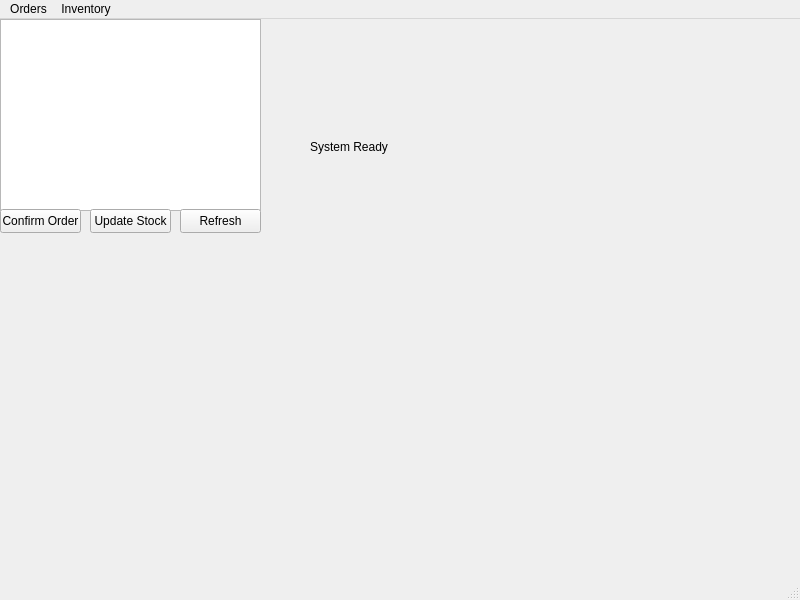
<?xml version="1.0" encoding="UTF-8"?>
<ui version="4.0">
 <class>MainWindow</class>
 <widget class="QMainWindow" name="MainWindow">
  <property name="geometry">
   <rect>
    <x>0</x>
    <y>0</y>
    <width>800</width>
    <height>600</height>
   </rect>
  </property>
  <property name="windowTitle">
   <string>MainWindow</string>
  </property>
  <widget class="QWidget" name="centralwidget">
   <widget class="QTableView" name="tableOrders">
    <property name="geometry">
     <rect>
      <x>0</x>
      <y>0</y>
      <width>261</width>
      <height>192</height>
     </rect>
    </property>
   </widget>
   <widget class="QPushButton" name="btnConfirmOrder">
    <property name="geometry">
     <rect>
      <x>0</x>
      <y>190</y>
      <width>81</width>
      <height>24</height>
     </rect>
    </property>
    <property name="text">
     <string>Confirm Order</string>
    </property>
   </widget>
   <widget class="QPushButton" name="btnUpdateStock">
    <property name="geometry">
     <rect>
      <x>90</x>
      <y>190</y>
      <width>81</width>
      <height>24</height>
     </rect>
    </property>
    <property name="text">
     <string>Update Stock</string>
    </property>
   </widget>
   <widget class="QPushButton" name="btnRefresh">
    <property name="geometry">
     <rect>
      <x>180</x>
      <y>190</y>
      <width>81</width>
      <height>24</height>
     </rect>
    </property>
    <property name="text">
     <string>Refresh</string>
    </property>
   </widget>
   <widget class="QLabel" name="lblAlerts">
    <property name="geometry">
     <rect>
      <x>310</x>
      <y>120</y>
      <width>111</width>
      <height>16</height>
     </rect>
    </property>
    <property name="text">
     <string>System Ready</string>
    </property>
   </widget>
  </widget>
  <widget class="QMenuBar" name="menubar">
   <property name="geometry">
    <rect>
     <x>0</x>
     <y>0</y>
     <width>800</width>
     <height>21</height>
    </rect>
   </property>
   <widget class="QMenu" name="menuStaffClient">
    <property name="title">
     <string>Orders</string>
    </property>
   </widget>
   <widget class="QMenu" name="menuInventory">
    <property name="title">
     <string>Inventory</string>
    </property>
   </widget>
   <addaction name="menuStaffClient"/>
   <addaction name="menuInventory"/>
  </widget>
  <widget class="QStatusBar" name="statusbar"/>
  <action name="actionOrders">
   <property name="text">
    <string>Orders</string>
   </property>
  </action>
 </widget>
 <resources/>
 <connections/>
</ui>
